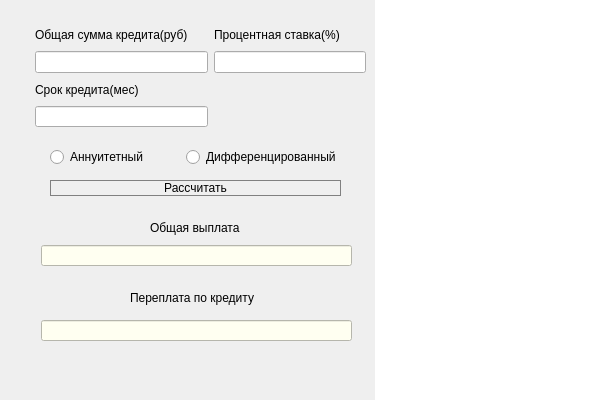
<?xml version="1.0" encoding="UTF-8"?>
<ui version="4.0">
 <class>CreditCalculator</class>
 <widget class="QWidget" name="CreditCalculator">
  <property name="geometry">
   <rect>
    <x>0</x>
    <y>0</y>
    <width>600</width>
    <height>400</height>
   </rect>
  </property>
  <property name="minimumSize">
   <size>
    <width>600</width>
    <height>400</height>
   </size>
  </property>
  <property name="maximumSize">
   <size>
    <width>600</width>
    <height>400</height>
   </size>
  </property>
  <property name="windowTitle">
   <string>Credit calculator</string>
  </property>
  <widget class="QTableWidget" name="tableWidget">
   <property name="geometry">
    <rect>
     <x>375</x>
     <y>0</y>
     <width>225</width>
     <height>400</height>
    </rect>
   </property>
   <property name="minimumSize">
    <size>
     <width>225</width>
     <height>400</height>
    </size>
   </property>
   <property name="maximumSize">
    <size>
     <width>225</width>
     <height>400</height>
    </size>
   </property>
   <property name="font">
    <font>
     <italic>false</italic>
     <bold>true</bold>
     <underline>false</underline>
    </font>
   </property>
   <property name="styleSheet">
    <string notr="true">border: 1px solid white;</string>
   </property>
   <attribute name="horizontalHeaderMinimumSectionSize">
    <number>190</number>
   </attribute>
   <attribute name="horizontalHeaderDefaultSectionSize">
    <number>190</number>
   </attribute>
  </widget>
  <widget class="QLabel" name="label_2">
   <property name="geometry">
    <rect>
     <x>35</x>
     <y>82</y>
     <width>120</width>
     <height>16</height>
    </rect>
   </property>
   <property name="text">
    <string>Срок кредита(мес)</string>
   </property>
  </widget>
  <widget class="QLabel" name="label_4">
   <property name="geometry">
    <rect>
     <x>150</x>
     <y>220</y>
     <width>98</width>
     <height>16</height>
    </rect>
   </property>
   <property name="text">
    <string>Общая выплата</string>
   </property>
  </widget>
  <widget class="QLabel" name="label_5">
   <property name="geometry">
    <rect>
     <x>130</x>
     <y>290</y>
     <width>151</width>
     <height>16</height>
    </rect>
   </property>
   <property name="text">
    <string>Переплата по кредиту</string>
   </property>
  </widget>
  <widget class="QLineEdit" name="lineEdit_srok">
   <property name="geometry">
    <rect>
     <x>35</x>
     <y>106</y>
     <width>173</width>
     <height>21</height>
    </rect>
   </property>
   <property name="minimumSize">
    <size>
     <width>173</width>
     <height>21</height>
    </size>
   </property>
  </widget>
  <widget class="QLineEdit" name="lineEdit_finallypay">
   <property name="geometry">
    <rect>
     <x>41</x>
     <y>245</y>
     <width>311</width>
     <height>21</height>
    </rect>
   </property>
   <property name="styleSheet">
    <string notr="true">color: rgb(0, 0, 0);
background-color: rgb(255, 255, 241);</string>
   </property>
  </widget>
  <widget class="QLineEdit" name="lineEdit_pereplata">
   <property name="geometry">
    <rect>
     <x>41</x>
     <y>320</y>
     <width>311</width>
     <height>21</height>
    </rect>
   </property>
   <property name="styleSheet">
    <string notr="true">color: rgb(0, 0, 0);
background-color: rgb(255, 255, 241);</string>
   </property>
  </widget>
  <widget class="QWidget" name="layoutWidget">
   <property name="geometry">
    <rect>
     <x>50</x>
     <y>140</y>
     <width>291</width>
     <height>63</height>
    </rect>
   </property>
   <layout class="QVBoxLayout" name="verticalLayout_2">
    <item>
     <layout class="QHBoxLayout" name="horizontalLayout">
      <item>
       <widget class="QRadioButton" name="radioButton_a">
        <property name="text">
         <string>Аннуитетный</string>
        </property>
       </widget>
      </item>
      <item>
       <widget class="QRadioButton" name="radioButton_d">
        <property name="text">
         <string>Дифференцированный</string>
        </property>
       </widget>
      </item>
     </layout>
    </item>
    <item>
     <widget class="QPushButton" name="pushButton">
      <property name="styleSheet">
       <string notr="true">QPushButton {
   border: 1px solid gray;
}
QPushButton:pressed {
    background-color: qlineargradient(x1: 0, y1: 0, x2: 0, y2: 1,
                                      stop: 0 #dadbde, stop: 1 #f6f7fa);
}</string>
      </property>
      <property name="text">
       <string>Рассчитать</string>
      </property>
     </widget>
    </item>
   </layout>
  </widget>
  <widget class="QWidget" name="layoutWidget">
   <property name="geometry">
    <rect>
     <x>35</x>
     <y>24</y>
     <width>331</width>
     <height>49</height>
    </rect>
   </property>
   <layout class="QHBoxLayout" name="horizontalLayout_2">
    <item>
     <layout class="QVBoxLayout" name="verticalLayout">
      <item>
       <widget class="QLabel" name="label">
        <property name="text">
         <string>Общая сумма кредита(руб)</string>
        </property>
       </widget>
      </item>
      <item>
       <widget class="QLineEdit" name="lineEdit_sumcredit">
        <property name="minimumSize">
         <size>
          <width>173</width>
          <height>21</height>
         </size>
        </property>
       </widget>
      </item>
     </layout>
    </item>
    <item>
     <layout class="QVBoxLayout" name="verticalLayout_3">
      <item>
       <widget class="QLabel" name="label_3">
        <property name="text">
         <string>Процентная ставка(%)</string>
        </property>
       </widget>
      </item>
      <item>
       <widget class="QLineEdit" name="lineEdit_procent"/>
      </item>
     </layout>
    </item>
   </layout>
  </widget>
 </widget>
 <resources/>
 <connections/>
</ui>
